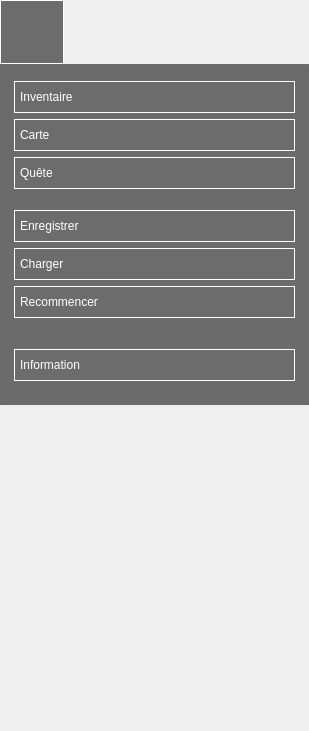
<?xml version="1.0" encoding="UTF-8"?>
<ui version="4.0">
 <class>QLafayetteMenu</class>
 <widget class="QWidget" name="QLafayetteMenu">
  <property name="geometry">
   <rect>
    <x>0</x>
    <y>0</y>
    <width>309</width>
    <height>731</height>
   </rect>
  </property>
  <property name="windowTitle">
   <string>QLafayetteMenu</string>
  </property>
  <property name="styleSheet">
   <string notr="true">QPushButton {
	background-color : transparent;
	text-align : left;
	border : 1px solid white;
	padding-left :5px;
	color: white;
}</string>
  </property>
  <layout class="QVBoxLayout" name="verticalLayout">
   <property name="spacing">
    <number>0</number>
   </property>
   <property name="leftMargin">
    <number>0</number>
   </property>
   <property name="topMargin">
    <number>0</number>
   </property>
   <property name="rightMargin">
    <number>0</number>
   </property>
   <property name="bottomMargin">
    <number>10</number>
   </property>
   <item>
    <layout class="QHBoxLayout" name="horizontalLayout">
     <item>
      <widget class="QPushButton" name="pushButton">
       <property name="enabled">
        <bool>true</bool>
       </property>
       <property name="minimumSize">
        <size>
         <width>64</width>
         <height>64</height>
        </size>
       </property>
       <property name="font">
        <font>
         <kerning>true</kerning>
        </font>
       </property>
       <property name="styleSheet">
        <string notr="true">background-color:#6c6c6c;</string>
       </property>
       <property name="text">
        <string/>
       </property>
       <property name="icon">
        <iconset>
         <normaloff>../../../images poo/Hamburger-Menu.png</normaloff>../../../images poo/Hamburger-Menu.png</iconset>
       </property>
       <property name="iconSize">
        <size>
         <width>55</width>
         <height>55</height>
        </size>
       </property>
       <property name="checkable">
        <bool>true</bool>
       </property>
      </widget>
     </item>
     <item>
      <spacer name="horizontalSpacer">
       <property name="orientation">
        <enum>Qt::Horizontal</enum>
       </property>
       <property name="sizeHint" stdset="0">
        <size>
         <width>40</width>
         <height>20</height>
        </size>
       </property>
      </spacer>
     </item>
    </layout>
   </item>
   <item>
    <widget class="QGroupBox" name="groupBox_2">
     <property name="enabled">
      <bool>true</bool>
     </property>
     <property name="font">
      <font>
       <kerning>false</kerning>
      </font>
     </property>
     <property name="mouseTracking">
      <bool>false</bool>
     </property>
     <property name="acceptDrops">
      <bool>false</bool>
     </property>
     <property name="toolTipDuration">
      <number>1</number>
     </property>
     <property name="whatsThis">
      <string/>
     </property>
     <property name="autoFillBackground">
      <bool>false</bool>
     </property>
     <property name="styleSheet">
      <string notr="true">background-color:#6c6c6c;</string>
     </property>
     <property name="title">
      <string/>
     </property>
     <property name="checkable">
      <bool>false</bool>
     </property>
     <layout class="QVBoxLayout" name="verticalLayout_2">
      <item>
       <widget class="QPushButton" name="pushButton_8">
        <property name="minimumSize">
         <size>
          <width>0</width>
          <height>32</height>
         </size>
        </property>
        <property name="text">
         <string>Inventaire </string>
        </property>
        <property name="icon">
         <iconset>
          <normaloff>../../../images poo/_Inventaire1.jpg</normaloff>../../../images poo/_Inventaire1.jpg</iconset>
        </property>
        <property name="iconSize">
         <size>
          <width>25</width>
          <height>25</height>
         </size>
        </property>
       </widget>
      </item>
      <item>
       <widget class="QPushButton" name="pushButton_9">
        <property name="minimumSize">
         <size>
          <width>0</width>
          <height>32</height>
         </size>
        </property>
        <property name="text">
         <string>Carte </string>
        </property>
        <property name="icon">
         <iconset>
          <normaloff>../../../images poo/_Carte.png</normaloff>../../../images poo/_Carte.png</iconset>
        </property>
        <property name="iconSize">
         <size>
          <width>25</width>
          <height>25</height>
         </size>
        </property>
       </widget>
      </item>
      <item>
       <widget class="QPushButton" name="pushButton_10">
        <property name="minimumSize">
         <size>
          <width>0</width>
          <height>32</height>
         </size>
        </property>
        <property name="text">
         <string>Quête</string>
        </property>
        <property name="icon">
         <iconset>
          <normaloff>../../../images poo/_Loupe.png</normaloff>../../../images poo/_Loupe.png</iconset>
        </property>
        <property name="iconSize">
         <size>
          <width>25</width>
          <height>25</height>
         </size>
        </property>
       </widget>
      </item>
      <item>
       <spacer name="verticalSpacer_4">
        <property name="orientation">
         <enum>Qt::Vertical</enum>
        </property>
        <property name="sizeType">
         <enum>QSizePolicy::Fixed</enum>
        </property>
        <property name="sizeHint" stdset="0">
         <size>
          <width>20</width>
          <height>15</height>
         </size>
        </property>
       </spacer>
      </item>
      <item>
       <widget class="QPushButton" name="pushButton_11">
        <property name="minimumSize">
         <size>
          <width>0</width>
          <height>32</height>
         </size>
        </property>
        <property name="text">
         <string>Enregistrer </string>
        </property>
        <property name="icon">
         <iconset>
          <normaloff>../../../images poo/_Enregistrer.png</normaloff>../../../images poo/_Enregistrer.png</iconset>
        </property>
        <property name="iconSize">
         <size>
          <width>25</width>
          <height>25</height>
         </size>
        </property>
       </widget>
      </item>
      <item>
       <widget class="QPushButton" name="pushButton_12">
        <property name="minimumSize">
         <size>
          <width>0</width>
          <height>32</height>
         </size>
        </property>
        <property name="text">
         <string>Charger</string>
        </property>
        <property name="icon">
         <iconset>
          <normaloff>../../../images poo/_Upload.png</normaloff>../../../images poo/_Upload.png</iconset>
        </property>
        <property name="iconSize">
         <size>
          <width>25</width>
          <height>25</height>
         </size>
        </property>
       </widget>
      </item>
      <item>
       <widget class="QPushButton" name="pushButton_13">
        <property name="minimumSize">
         <size>
          <width>0</width>
          <height>32</height>
         </size>
        </property>
        <property name="acceptDrops">
         <bool>true</bool>
        </property>
        <property name="text">
         <string>Recommencer </string>
        </property>
        <property name="icon">
         <iconset>
          <normaloff>../../../images poo/_Retour.png</normaloff>../../../images poo/_Retour.png</iconset>
        </property>
        <property name="iconSize">
         <size>
          <width>25</width>
          <height>25</height>
         </size>
        </property>
        <property name="autoDefault">
         <bool>false</bool>
        </property>
        <property name="default">
         <bool>false</bool>
        </property>
        <property name="flat">
         <bool>false</bool>
        </property>
       </widget>
      </item>
      <item>
       <spacer name="verticalSpacer_3">
        <property name="orientation">
         <enum>Qt::Vertical</enum>
        </property>
        <property name="sizeHint" stdset="0">
         <size>
          <width>20</width>
          <height>25</height>
         </size>
        </property>
       </spacer>
      </item>
      <item>
       <widget class="QPushButton" name="pushButton_14">
        <property name="minimumSize">
         <size>
          <width>0</width>
          <height>32</height>
         </size>
        </property>
        <property name="text">
         <string>Information</string>
        </property>
        <property name="icon">
         <iconset>
          <normaloff>../../../images poo/_Informations.png</normaloff>../../../images poo/_Informations.png</iconset>
        </property>
        <property name="iconSize">
         <size>
          <width>25</width>
          <height>25</height>
         </size>
        </property>
       </widget>
      </item>
      <item>
       <spacer name="verticalSpacer">
        <property name="orientation">
         <enum>Qt::Vertical</enum>
        </property>
        <property name="sizeHint" stdset="0">
         <size>
          <width>20</width>
          <height>10</height>
         </size>
        </property>
       </spacer>
      </item>
     </layout>
    </widget>
   </item>
   <item>
    <spacer name="verticalSpacer_2">
     <property name="orientation">
      <enum>Qt::Vertical</enum>
     </property>
     <property name="sizeHint" stdset="0">
      <size>
       <width>20</width>
       <height>40</height>
      </size>
     </property>
    </spacer>
   </item>
  </layout>
 </widget>
 <layoutdefault spacing="6" margin="11"/>
 <resources/>
 <connections>
  <connection>
   <sender>pushButton_8</sender>
   <signal>pressed()</signal>
   <receiver>QLafayetteMenu</receiver>
   <slot>onInventaire()</slot>
   <hints>
    <hint type="sourcelabel">
     <x>141</x>
     <y>110</y>
    </hint>
    <hint type="destinationlabel">
     <x>141</x>
     <y>365</y>
    </hint>
   </hints>
  </connection>
  <connection>
   <sender>pushButton</sender>
   <signal>toggled(bool)</signal>
   <receiver>groupBox_2</receiver>
   <slot>setHidden(bool)</slot>
   <hints>
    <hint type="sourcelabel">
     <x>64</x>
     <y>56</y>
    </hint>
    <hint type="destinationlabel">
     <x>282</x>
     <y>391</y>
    </hint>
   </hints>
  </connection>
  <connection>
   <sender>pushButton_9</sender>
   <signal>pressed()</signal>
   <receiver>QLafayetteMenu</receiver>
   <slot>onCarte()</slot>
   <hints>
    <hint type="sourcelabel">
     <x>43</x>
     <y>167</y>
    </hint>
    <hint type="destinationlabel">
     <x>91</x>
     <y>-11</y>
    </hint>
   </hints>
  </connection>
 </connections>
 <slots>
  <slot>onCarte()</slot>
  <slot>createPuzzle()</slot>
  <slot>onInventaire()</slot>
 </slots>
</ui>
